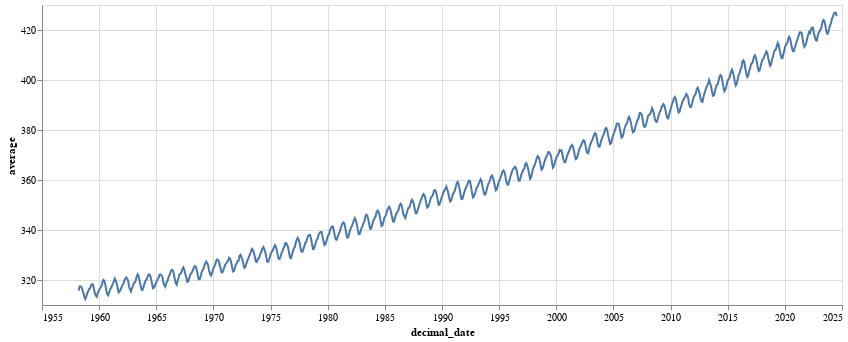

Notebook cell for this chart:
### Code cell
import pandas as pd 
import altair as alt
columns = ['year', 'month', 'decimal_date', 'average', 'smooth', 'std_days', 'uncertainty_monthly_mean', 'empty']
df = pd.read_csv("https://gml.noaa.gov/webdata/ccgg/trends/co2/co2_mm_mlo.txt", sep="\s+", comment="#", names= columns)
df.to_csv("data.csv") # pandas_ai isn't good at guessing parsing

# manual
(alt
 .Chart(df)
 .mark_line()
 .encode(alt.X('decimal_date:Q').scale(zero=False).axis(format='.0f'), 
         alt.Y('average').scale(zero=False))
 .properties(width=800)
)

### Figure 1 — Vega-Lite specification as saved in the notebook (floating-point values rounded to 4 significant figures; data arrays with more than 128 entries replaced by an {"elided": "..."} marker saying what was removed)
{"config": {"view": {"continuousWidth": 300, "continuousHeight": 300}}, "data": {"name": "data-4ea66998cefa1e7e58b9d009cba035c4"}, "mark": {"type": "line"}, "encoding": {"x": {"axis": {"format": ".0f"}, "field": "decimal_date", "scale": {"zero": false}, "type": "quantitative"}, "y": {"field": "average", "scale": {"zero": false}, "type": "quantitative"}}, "width": 800, "$schema": "https://vega.github.io/schema/vega-lite/v5.20.1.json", "datasets": {"data-4ea66998cefa1e7e58b9d009cba035c4": {"elided": "797 records"}}}
